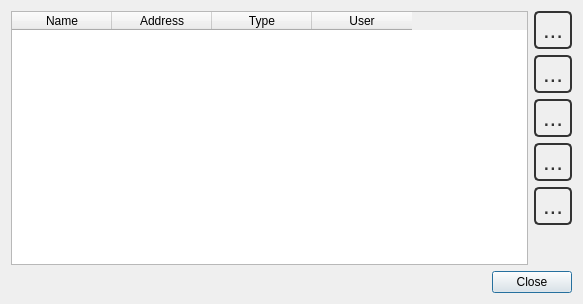
<?xml version="1.0" encoding="UTF-8"?>
<ui version="4.0">
 <class>ServerConfigurationListDialog</class>
 <widget class="QDialog" name="ServerConfigurationListDialog">
  <property name="geometry">
   <rect>
    <x>0</x>
    <y>0</y>
    <width>583</width>
    <height>304</height>
   </rect>
  </property>
  <property name="windowTitle">
   <string>Server List</string>
  </property>
  <property name="styleSheet">
   <string notr="true">QToolButton {
   color: #333;
   background-color: QLinearGradient( x1: 0, y1: 0, x2: 0, y2: 1, 
          stop: 0 #fff,
          stop: 0.5 #eee, 
          stop: 1 #999);
   border-width: 2px;
   border-color: #333;
   border-style: solid;
   border-radius: 5;
   padding: 0px;
   font-size: 24px;
   min-width: 34px;
   max-width: 34px;
   min-height: 34px;
   max-height: 34px;
}

QToolButton:disabled {
  background-color: QLinearGradient( x1: 0, y1: 0, x2: 0, y2: 1, 
          stop: 0 #fff,
          stop: 0.5 #eee, 
          stop: 1 #bbb);
   border-color: #aaa;
   color: #aaa;
}

QToolButton:pressed {
   background-color: QLinearGradient( x1: 0, y1: 0, x2: 0, y2: 1, 
          stop: 0 #999,
          stop: 0.5 #eee, 
          stop: 1 #fff);
}


QToolButton:checked {
   border-color: #b00;
   background-color: QLinearGradient( x1: 0, y1: 0, x2: 0, y2: 1, 
          stop: 0 #999,
          stop: 0.5 #eee, 
          stop: 1 #fff);
}

 QToolTip {
    border: 2px solid darkkhaki;
    padding: 2px;
    border-radius: 3px;
    opacity: 500;
    font-size: 12px;
    color: #000;
    background-color: #EEE;
}</string>
  </property>
  <layout class="QVBoxLayout" name="verticalLayout_2">
   <item>
    <layout class="QHBoxLayout" name="horizontalLayout_2">
     <item>
      <widget class="QTableWidget" name="serverListTable">
       <property name="editTriggers">
        <set>QAbstractItemView::NoEditTriggers</set>
       </property>
       <property name="selectionMode">
        <enum>QAbstractItemView::SingleSelection</enum>
       </property>
       <property name="selectionBehavior">
        <enum>QAbstractItemView::SelectRows</enum>
       </property>
       <property name="showGrid">
        <bool>false</bool>
       </property>
       <attribute name="horizontalHeaderMinimumSectionSize">
        <number>30</number>
       </attribute>
       <attribute name="verticalHeaderCascadingSectionResizes">
        <bool>true</bool>
       </attribute>
       <column>
        <property name="text">
         <string>Name</string>
        </property>
       </column>
       <column>
        <property name="text">
         <string>Address</string>
        </property>
       </column>
       <column>
        <property name="text">
         <string>Type</string>
        </property>
       </column>
       <column>
        <property name="text">
         <string>User</string>
        </property>
       </column>
      </widget>
     </item>
     <item>
      <layout class="QVBoxLayout" name="verticalLayout">
       <item>
        <widget class="QToolButton" name="addServerButton">
         <property name="toolTip">
          <string>Add new server</string>
         </property>
         <property name="text">
          <string>...</string>
         </property>
         <property name="icon">
          <iconset resource="../../resources/IQmol.qrc">
           <normaloff>:/icons/Add.png</normaloff>:/icons/Add.png</iconset>
         </property>
         <property name="iconSize">
          <size>
           <width>24</width>
           <height>24</height>
          </size>
         </property>
        </widget>
       </item>
       <item>
        <widget class="QToolButton" name="configureServerButton">
         <property name="toolTip">
          <string>Configure selected server</string>
         </property>
         <property name="text">
          <string>...</string>
         </property>
         <property name="icon">
          <iconset resource="../../resources/IQmol.qrc">
           <normaloff>:/icons/Configure.png</normaloff>:/icons/Configure.png</iconset>
         </property>
         <property name="iconSize">
          <size>
           <width>24</width>
           <height>24</height>
          </size>
         </property>
        </widget>
       </item>
       <item>
        <widget class="QToolButton" name="removeServerButton">
         <property name="toolTip">
          <string>Remove slected server</string>
         </property>
         <property name="text">
          <string>...</string>
         </property>
         <property name="icon">
          <iconset resource="../../resources/IQmol.qrc">
           <normaloff>:/icons/Remove.png</normaloff>:/icons/Remove.png</iconset>
         </property>
         <property name="iconSize">
          <size>
           <width>24</width>
           <height>24</height>
          </size>
         </property>
        </widget>
       </item>
       <item>
        <widget class="QToolButton" name="upButton">
         <property name="toolTip">
          <string>Move server up</string>
         </property>
         <property name="text">
          <string>...</string>
         </property>
         <property name="icon">
          <iconset resource="../../resources/IQmol.qrc">
           <normaloff>:/icons/Up.png</normaloff>:/icons/Up.png</iconset>
         </property>
         <property name="iconSize">
          <size>
           <width>24</width>
           <height>24</height>
          </size>
         </property>
        </widget>
       </item>
       <item>
        <widget class="QToolButton" name="downButton">
         <property name="toolTip">
          <string>Move server down</string>
         </property>
         <property name="text">
          <string>...</string>
         </property>
         <property name="icon">
          <iconset resource="../../resources/IQmol.qrc">
           <normaloff>:/icons/Down.png</normaloff>:/icons/Down.png</iconset>
         </property>
         <property name="iconSize">
          <size>
           <width>24</width>
           <height>24</height>
          </size>
         </property>
        </widget>
       </item>
       <item>
        <spacer name="verticalSpacer">
         <property name="orientation">
          <enum>Qt::Vertical</enum>
         </property>
         <property name="sizeHint" stdset="0">
          <size>
           <width>20</width>
           <height>40</height>
          </size>
         </property>
        </spacer>
       </item>
      </layout>
     </item>
    </layout>
   </item>
   <item>
    <layout class="QHBoxLayout" name="horizontalLayout">
     <item>
      <spacer name="horizontalSpacer">
       <property name="orientation">
        <enum>Qt::Horizontal</enum>
       </property>
       <property name="sizeHint" stdset="0">
        <size>
         <width>40</width>
         <height>20</height>
        </size>
       </property>
      </spacer>
     </item>
     <item>
      <widget class="QPushButton" name="closeButton">
       <property name="text">
        <string>Close</string>
       </property>
      </widget>
     </item>
    </layout>
   </item>
  </layout>
 </widget>
 <resources>
  <include location="../../resources/IQmol.qrc"/>
 </resources>
 <connections>
  <connection>
   <sender>closeButton</sender>
   <signal>clicked()</signal>
   <receiver>ServerConfigurationListDialog</receiver>
   <slot>close()</slot>
   <hints>
    <hint type="sourcelabel">
     <x>534</x>
     <y>263</y>
    </hint>
    <hint type="destinationlabel">
     <x>292</x>
     <y>145</y>
    </hint>
   </hints>
  </connection>
 </connections>
</ui>
